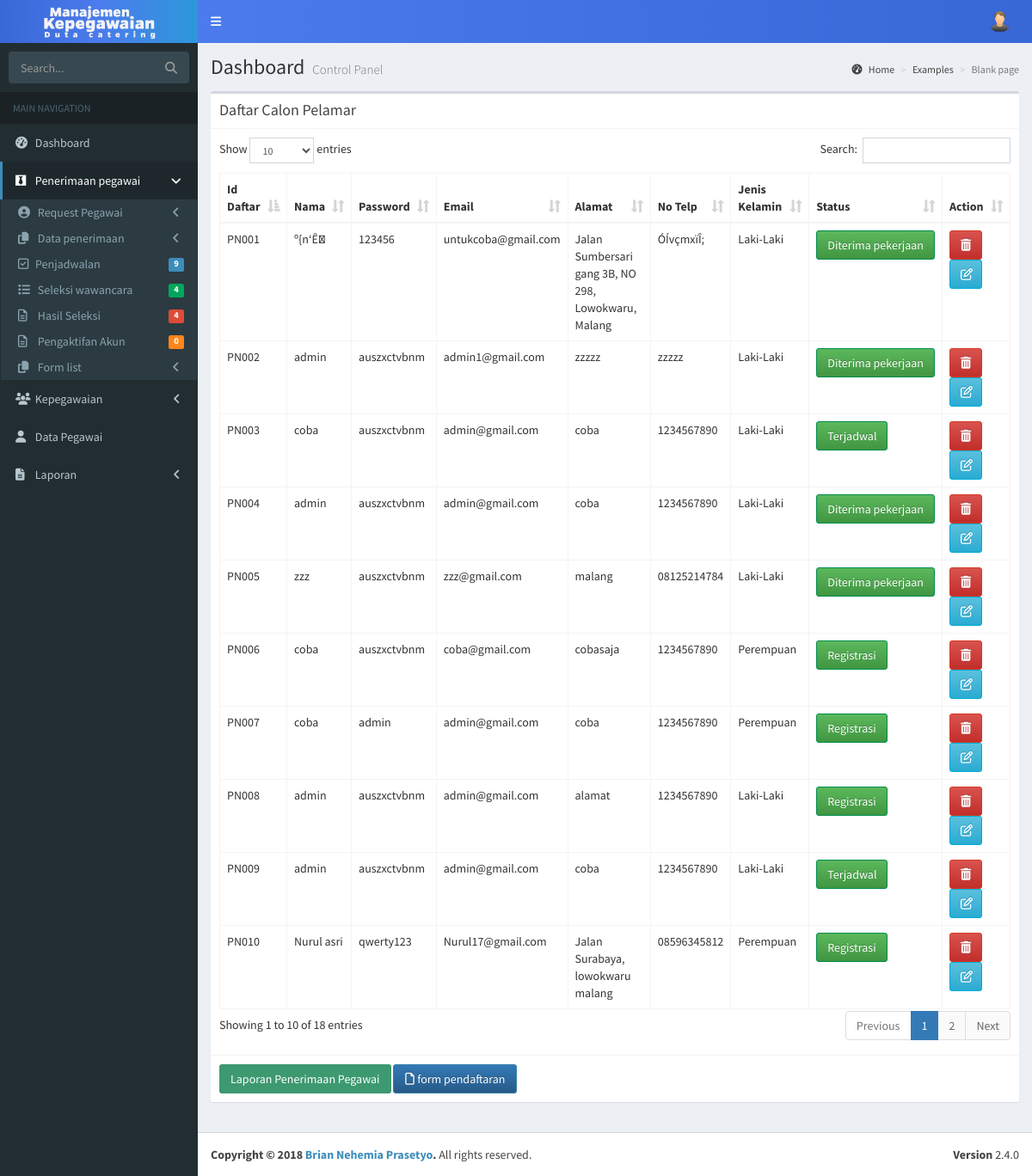
/admin/datapelamar.php, run on the app's committed database.
### tables this page shows
CREATE TABLE `tbpendaftar` (
  `idpendaftar` varchar(11) NOT NULL,
  `namapelamar` varchar(100) NOT NULL,
  `email` varchar(100) NOT NULL,
  `password` varchar(100) NOT NULL,
  `alamat` varchar(100) DEFAULT NULL,
  `tempat_lahir` varchar(30) DEFAULT NULL,
  `tanggal_lahir` date DEFAULT NULL,
  `usia` int(5) DEFAULT NULL,
  `no_telp` varchar(15) DEFAULT NULL,
  `jenis_kelamin` varchar(100) DEFAULT NULL,
  `foto` blob,
  `idcv` varchar(6) DEFAULT NULL,
  `idlowongan` varchar(6) DEFAULT NULL,
  `tanggaldaftar` date DEFAULT NULL,
  `status` varchar(20) DEFAULT NULL,
  `level` varchar(200) DEFAULT NULL
);

### db/config.php (called while the page is built, shortened)
<?php
	class db_connect{
		public $host = db_host;
		public $user = db_user;
		public $pass = db_pass;
		public $dbname = db_name;
		public function connect(){
			$this->conn = new mysqli($this->host, $this->user, $this->pass, $this->dbname);
		}
	}
?>

### admin/datapelamar.php (the view, shortened to what this page needs)
<?php
include 'header.php';
include 'adminsidebar.php';
?>
  <div class="content-wrapper">
    <section class="content-header">
      <h1>
        Dashboard
        <small>Control Panel</small>
      </h1>
      <ol class="breadcrumb">
        <li><a href="#"><i class="fa fa-dashboard"></i> Home</a></li>
        <li><a href="#">Examples</a></li>
        <li class="active">Blank page</li>
      </ol>
    </section>
    <section class="content">
      <div class="box">
        <div class="box-header with-border">
          <h3 class="box-title">Daftar Calon Pelamar</h3>
        </div>
        <div class="box-body" >
           <table  id="example2" class="table table-bordered table-hover">
                <thead>
                <tr>
                  <th>Id Daftar</th>
                  <th>Nama</th>
                  <th>Password</th>
                  <th>Email</th>
                  <th >Alamat</th>
                  <th>No Telp</th>
                  <th>Jenis Kelamin</th>
                  <th>Status</th>
                  <th>Action</th>
                </tr>
                </thead>
                <tbody>
                <?php
                  $read = $conn->readpelamar();
					        while($fetch = $read->fetch_array()){
                  $decodenama = base64_decode($fetch['namapelamar']);
                  $decodenotelp = base64_decode($fetch['no_telp']);
                  $decodepass = base64_decode($fetch['password']);
				        ?>
                <tr>
                  <td><?php echo $fetch['idpendaftar'];?></td>
						      <td><?php echo $decodenama?></td>
                  <td><?php echo $decodepass?></td>
						      <td><?php echo $fetch['email']?></td>
                  <td><?php echo $fetch['alamat']?></td>
                  <td><?php echo $decodenotelp ?></td>
                  <td><?php echo $fetch['jenis_kelamin']?></td>
                  <td><a class="btn btn-success"><?php echo $fetch['status']?></a></td>
                  <td>
                    <a class="btn btn-danger" href="../controller/jobscontroller.php?postid=<?php echo $fetch['idpendaftar'];?>&action=delfadmin"><i class="fa fa-trash"></i></a>
                    <a class="btn btn-info" href="editpelamar.php?postid=<?php echo $fetch['idpendaftar']; ?>"><i style="width:12px;" class="fa fa-edit"></i></a>
                 </td>
					      </tr>
                <?php
					      }
				        ?>
                </tbody>
              </table>
            </div>
        <div class="box-footer">
        <a class="btn bg-olive" type="button" onclick="location.href='../laporan/laporandatapelamar.php'">Laporan Penerimaan Pegawai</a>
        <a class="btn btn-primary" href="formjob.php"><i style="width:12px;" class="fa fa-file-o"></i> form pendaftaran</a>
        </div>
      </div>
    </section>
  </div>
<?php
include 'footer.php';
 ?>

### assets/css/_all-skins.css (style rules this page uses)
.skin-blue .content-header { background: transparent; }

### data on the page
tbpendaftar: idpendaftar "PN001", namapelamar "º{n‘Ê\u001b", password "123456", email "untukcoba@gmail.com", alamat "Jalan Sumbersari gang 3B, NO 298, Lowokwaru, Malang", no_telp "ÓÍvçmxïÎ;", jenis_kelamin "Laki-Laki", status "Diterima pekerjaan"
tbpendaftar: idpendaftar "PN002", namapelamar "admin", password "auszxctvbnm", email "admin1@gmail.com", alamat "zzzzz", no_telp "zzzzz", jenis_kelamin "Laki-Laki", status "Diterima pekerjaan"
tbpendaftar: idpendaftar "PN003", namapelamar "coba", password "auszxctvbnm", email "admin@gmail.com", alamat "coba", no_telp "1234567890", jenis_kelamin "Laki-Laki", status "Terjadwal"
tbpendaftar: idpendaftar "PN004", namapelamar "admin", password "auszxctvbnm", email "admin@gmail.com", alamat "coba", no_telp "1234567890", jenis_kelamin "Laki-Laki", status "Diterima pekerjaan"
tbpendaftar: idpendaftar "PN005", namapelamar "zzz", password "auszxctvbnm", email "zzz@gmail.com", alamat "malang", no_telp "08125214784", jenis_kelamin "Laki-Laki", status "Diterima pekerjaan"
tbpendaftar: idpendaftar "PN006", namapelamar "coba", password "auszxctvbnm", email "coba@gmail.com", alamat "cobasaja", no_telp "1234567890", jenis_kelamin "Perempuan", status "Registrasi"
tbpendaftar: idpendaftar "PN007", namapelamar "coba", password "admin", email "admin@gmail.com", alamat "coba", no_telp "1234567890", jenis_kelamin "Perempuan", status "Registrasi"
tbpendaftar: idpendaftar "PN008", namapelamar "admin", password "auszxctvbnm", email "admin@gmail.com", alamat "alamat", no_telp "1234567890", jenis_kelamin "Laki-Laki", status "Registrasi"
tbpendaftar: idpendaftar "PN009", namapelamar "admin", password "auszxctvbnm", email "admin@gmail.com", alamat "coba", no_telp "1234567890", jenis_kelamin "Laki-Laki", status "Terjadwal"
tbpendaftar: idpendaftar "PN010", namapelamar "Nurul asri", password "qwerty123", email "Nurul17@gmail.com", alamat "Jalan Surabaya, lowokwaru malang", no_telp "08596345812", jenis_kelamin "Perempuan", status "Registrasi"

### other printed values
$data['total'] "9"
$data['total'] "4 4"
$data['total'] "0"
